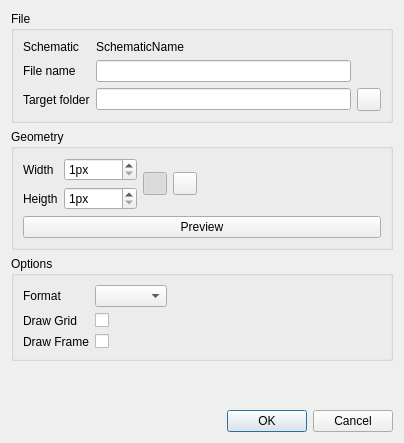
<?xml version="1.0" encoding="UTF-8"?>
<ui version="4.0">
 <class>ExportDialog</class>
 <widget class="QDialog" name="ExportDialog">
  <property name="geometry">
   <rect>
    <x>0</x>
    <y>0</y>
    <width>404</width>
    <height>443</height>
   </rect>
  </property>
  <property name="windowTitle">
   <string>Export</string>
  </property>
  <layout class="QVBoxLayout" name="verticalLayout">
   <item>
    <widget class="QGroupBox" name="groupBoxFile">
     <property name="title">
      <string>File</string>
     </property>
     <layout class="QGridLayout" name="gridLayout_2">
      <item row="3" column="0">
       <widget class="QLabel" name="labelFilename">
        <property name="text">
         <string>File name</string>
        </property>
       </widget>
      </item>
      <item row="4" column="0">
       <widget class="QLabel" name="labelDirPath">
        <property name="text">
         <string>Target folder</string>
        </property>
       </widget>
      </item>
      <item row="4" column="1">
       <widget class="QLineEdit" name="editPath"/>
      </item>
      <item row="3" column="1">
       <widget class="QLineEdit" name="editFilename"/>
      </item>
      <item row="4" column="2">
       <widget class="QToolButton" name="btnBrowse">
        <property name="text">
         <string/>
        </property>
       </widget>
      </item>
      <item row="2" column="0">
       <widget class="QLabel" name="labelSchematic">
        <property name="text">
         <string>Schematic</string>
        </property>
       </widget>
      </item>
      <item row="2" column="1">
       <widget class="QLabel" name="labelSchematicName">
        <property name="text">
         <string>SchematicName</string>
        </property>
       </widget>
      </item>
     </layout>
    </widget>
   </item>
   <item>
    <widget class="QGroupBox" name="groupBoxGeometry">
     <property name="title">
      <string>Geometry</string>
     </property>
     <layout class="QVBoxLayout" name="verticalLayout_3">
      <item>
       <layout class="QHBoxLayout" name="horizontalLayout_2">
        <item>
         <layout class="QFormLayout" name="formLayout_3">
          <item row="1" column="0">
           <widget class="QLabel" name="labelHeigth">
            <property name="text">
             <string>Heigth</string>
            </property>
           </widget>
          </item>
          <item row="0" column="0">
           <widget class="QLabel" name="labelWidth">
            <property name="text">
             <string>Width</string>
            </property>
           </widget>
          </item>
          <item row="0" column="1">
           <widget class="QSpinBox" name="spinWidth">
            <property name="suffix">
             <string>px</string>
            </property>
            <property name="minimum">
             <number>1</number>
            </property>
            <property name="maximum">
             <number>10000</number>
            </property>
           </widget>
          </item>
          <item row="1" column="1">
           <widget class="QSpinBox" name="spinHeight">
            <property name="suffix">
             <string>px</string>
            </property>
            <property name="minimum">
             <number>1</number>
            </property>
            <property name="maximum">
             <number>10000</number>
            </property>
           </widget>
          </item>
         </layout>
        </item>
        <item>
         <widget class="QToolButton" name="btnLock">
          <property name="text">
           <string/>
          </property>
          <property name="checkable">
           <bool>true</bool>
          </property>
          <property name="checked">
           <bool>true</bool>
          </property>
         </widget>
        </item>
        <item>
         <widget class="QToolButton" name="btnReset">
          <property name="text">
           <string/>
          </property>
         </widget>
        </item>
        <item>
         <spacer name="horizontalSpacer">
          <property name="orientation">
           <enum>Qt::Horizontal</enum>
          </property>
          <property name="sizeHint" stdset="0">
           <size>
            <width>40</width>
            <height>20</height>
           </size>
          </property>
         </spacer>
        </item>
       </layout>
      </item>
      <item>
       <widget class="QPushButton" name="btnPreview">
        <property name="text">
         <string>Preview</string>
        </property>
       </widget>
      </item>
     </layout>
    </widget>
   </item>
   <item>
    <widget class="QGroupBox" name="groupBoxOptions">
     <property name="title">
      <string>Options</string>
     </property>
     <layout class="QFormLayout" name="formLayout">
      <property name="fieldGrowthPolicy">
       <enum>QFormLayout::ExpandingFieldsGrow</enum>
      </property>
      <item row="0" column="0">
       <widget class="QLabel" name="labelFormat">
        <property name="text">
         <string>Format</string>
        </property>
       </widget>
      </item>
      <item row="0" column="1">
       <widget class="QComboBox" name="comboFormat"/>
      </item>
      <item row="1" column="0">
       <widget class="QLabel" name="labelDrawGrid">
        <property name="text">
         <string>Draw Grid</string>
        </property>
       </widget>
      </item>
      <item row="1" column="1">
       <widget class="QCheckBox" name="checkDrawGrid"/>
      </item>
      <item row="2" column="0">
       <widget class="QLabel" name="labelDrawFrame">
        <property name="text">
         <string>Draw Frame</string>
        </property>
       </widget>
      </item>
      <item row="2" column="1">
       <widget class="QCheckBox" name="checkDrawFrame"/>
      </item>
     </layout>
    </widget>
   </item>
   <item>
    <spacer name="verticalSpacer">
     <property name="orientation">
      <enum>Qt::Vertical</enum>
     </property>
     <property name="sizeHint" stdset="0">
      <size>
       <width>20</width>
       <height>40</height>
      </size>
     </property>
    </spacer>
   </item>
   <item>
    <widget class="QDialogButtonBox" name="buttonBox">
     <property name="orientation">
      <enum>Qt::Horizontal</enum>
     </property>
     <property name="standardButtons">
      <set>QDialogButtonBox::Cancel|QDialogButtonBox::Ok</set>
     </property>
    </widget>
   </item>
  </layout>
 </widget>
 <resources/>
 <connections>
  <connection>
   <sender>buttonBox</sender>
   <signal>accepted()</signal>
   <receiver>ExportDialog</receiver>
   <slot>accept()</slot>
   <hints>
    <hint type="sourcelabel">
     <x>248</x>
     <y>254</y>
    </hint>
    <hint type="destinationlabel">
     <x>157</x>
     <y>274</y>
    </hint>
   </hints>
  </connection>
  <connection>
   <sender>buttonBox</sender>
   <signal>rejected()</signal>
   <receiver>ExportDialog</receiver>
   <slot>reject()</slot>
   <hints>
    <hint type="sourcelabel">
     <x>316</x>
     <y>260</y>
    </hint>
    <hint type="destinationlabel">
     <x>286</x>
     <y>274</y>
    </hint>
   </hints>
  </connection>
 </connections>
</ui>
